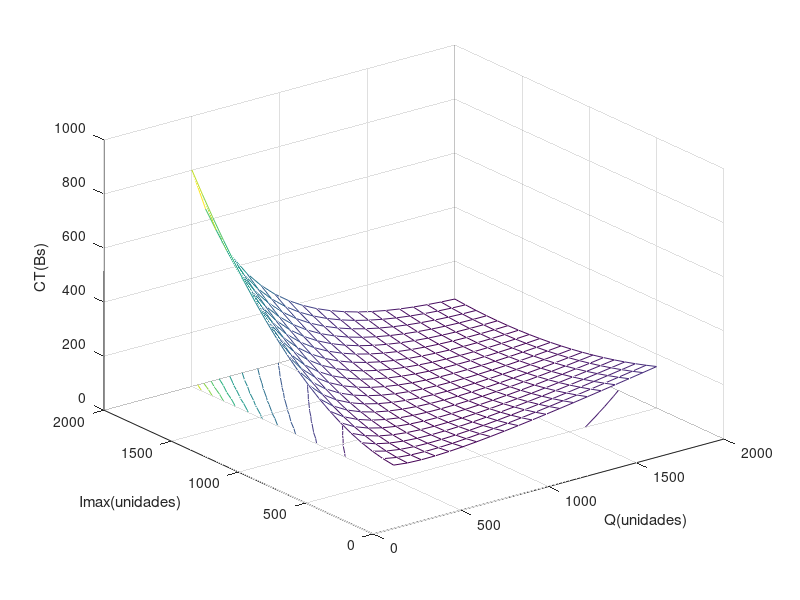
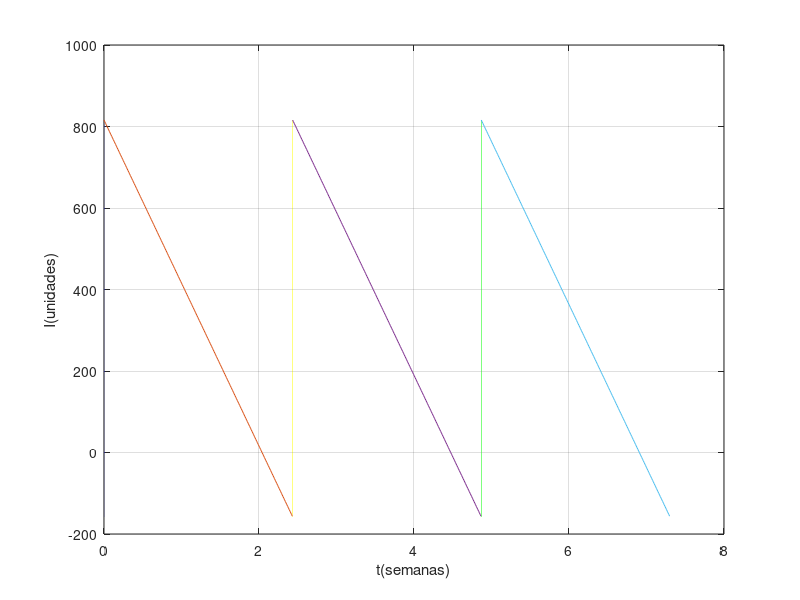

The MATLAB script that drew these images, in order:
Co = 50%Bs/orden
Cp = 0.05%Bs/(unidad.semana)
Ce = 5*Cp%Bs/(unidad.semana)
D = 400%unidades/semana

Q = linspace(500,2000,20);
Imax = linspace(500,2000,20);
[QQ,ImaxImax] = meshgrid(Q,Imax);
CT = (Co*D)./QQ + (Cp*(ImaxImax.^2))./(2*QQ) + (Ce*((QQ - ImaxImax).^2))./(2*QQ);
meshc(QQ,ImaxImax,CT) 
xlabel("Q(unidades)")
ylabel("Imax(unidades)")
zlabel("CT(Bs)")

%Co*D/QQ + (Cp*ImaQImaQ^2)/(2*QQ) + (Ce*(QQ-ImaQImaQ)^2)/(2*QQ)

[QminCT,iminCT] = min(min(CT));
[ImaxminCT,jminCT] = min(CT);

iminCT
Qopt = Q(iminCT)
jminCT = jminCT(iminCT)
Imaxopt = Imax(jminCT)

  Q = Qopt
  Imax = Imaxopt
  T = Q/D

    it = 0
    while it<= 2
      figure (2)
      I = [-(Q - Imax):0.01:Imax];
      t = ones(1,length(I))*(T*it);
      plot(t,I)
      hold on
      t = T*(it):0.01:T*(it + 1);
      I = -D*t+Imax+(T*D)*it;
      plot(t,I)
    it = it + 1;
    endwhile
    ylabel("I(unidades)")
    xlabel("t(semanas)")
    grid
